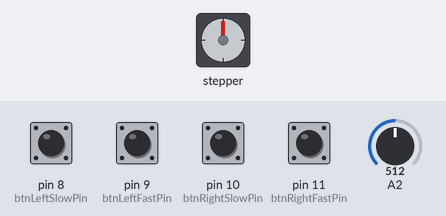
The sketch below on a simulated Arduino Uno, built with avr-gcc and run on an emulated ATmega328P. Shown: stepper motor. Wiring (inferred from the names in the program): stepper motor driver (200 steps per turn assumed): step pin 5; direction pin 4; enable pin 7. The inputs (shaded band) are chosen by the test bench; at power-on: pin 8 (btnLeftSlowPin), pin 9 (btnLeftFastPin), pin 10 (btnRightSlowPin), pin 11 (btnRightFastPin) HIGH, A2 = 512.

Above: at 1.2 s.
1.3 s: pin 8 (btnLeftSlowPin) pulled LOW for 1 s
At 2.8 s:
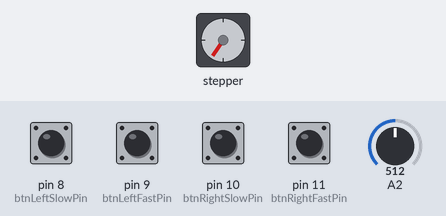
3.8 s: pin 9 (btnLeftFastPin) pulled LOW for 0.15 s
At 4.7 s:
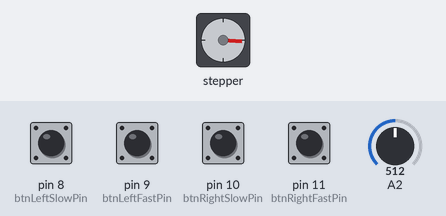
5.4 s: pin 10 (btnRightSlowPin) pulled LOW for 0.15 s
At 5.9 s:
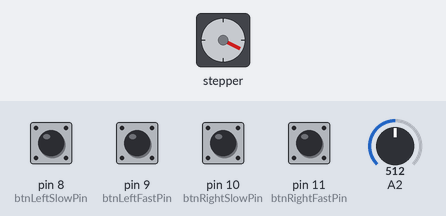
7.0 s: pin 11 (btnRightFastPin) pulled LOW for 1 s
At 8.4 s:
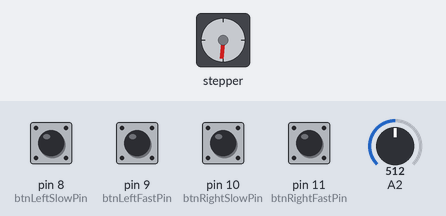
9.5 s: pin 8 (btnLeftSlowPin) pulled LOW for 0.15 s
At 10.2 s:
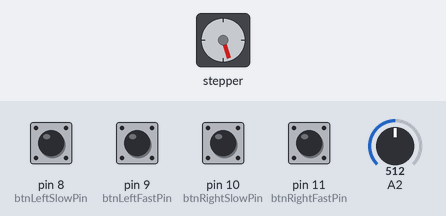
11.1 s: pin 11 (btnRightFastPin) pulled LOW for 0.15 s
At 12.6 s:
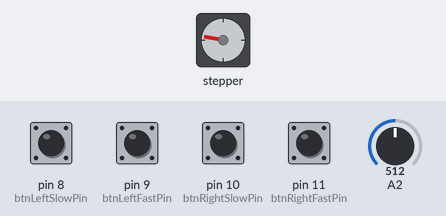
Timing chart, 0 to 13.7 s (numbered marks = the images above; inputs shaded):
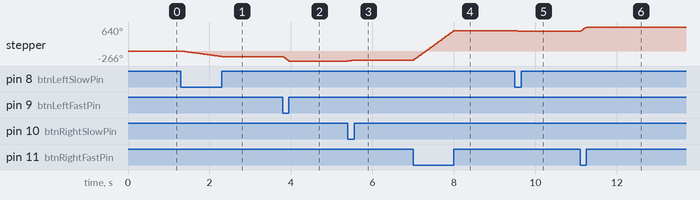

The sketch:

focuser.ino
```cpp
/**
 * Darren Long - Telescope Focuser
 */

#define DIR_PIN   4 // Direction
#define STEP_PIN  5 // Step
#define EN_PIN    7 //enable

void setup() {
  pinMode(EN_PIN, OUTPUT);
  pinMode(STEP_PIN, OUTPUT);
  pinMode(DIR_PIN, OUTPUT);

  pinMode(8, INPUT_PULLUP); // btnLeftSlowPin
  pinMode(9, INPUT_PULLUP); // btnLeftFastPin
  pinMode(10, INPUT_PULLUP); // btnRightSlowPin
  pinMode(11, INPUT_PULLUP); // btnRightFastPin

  digitalWrite(EN_PIN, LOW); //activate driver
  //digitalWrite(EN_PIN, HIGH); //disable driver
}

void loop() {

int iPot = round(map(analogRead(2), 0, 1023, 16000, 6000));

int btnLeftSlow = digitalRead(8);
int btnLeftFast = digitalRead(9);
int btnRightSlow = digitalRead(10);
int btnRightFast = digitalRead(11);

if (btnLeftSlow == LOW) {
  digitalWrite(DIR_PIN, LOW); // Direction
    digitalWrite(STEP_PIN, HIGH);
    delayMicroseconds(960);
    digitalWrite(STEP_PIN, LOW);
    delayMicroseconds(iPot); //16000
 }

if (btnRightSlow == LOW) {
  digitalWrite(DIR_PIN, HIGH); // Direction
    digitalWrite(STEP_PIN, HIGH);
    delayMicroseconds(960);
    digitalWrite(STEP_PIN, LOW);
    delayMicroseconds(iPot); //16000
 }

 if (btnLeftFast == LOW) {
  digitalWrite(DIR_PIN, LOW); // Direction
    digitalWrite(STEP_PIN, HIGH);
    delayMicroseconds(960);
    digitalWrite(STEP_PIN, LOW);
    delayMicroseconds(960);
 }

if (btnRightFast == LOW) {
  digitalWrite(DIR_PIN, HIGH); // Direction
    digitalWrite(STEP_PIN, HIGH);
    delayMicroseconds(960);
    digitalWrite(STEP_PIN, LOW);
    delayMicroseconds(960);
 }

 }
```

Measured:
- after the input at 1.3 s, stepper: turns 147° counter-clockwise in 1.0 s, starting at once
- after the input at 3.8 s, stepper: turns 119° counter-clockwise in 0.15 s, starting at once
- after the input at 5.4 s, stepper: turns 23° clockwise in 0.15 s, starting at once
- after the input at 7.0 s, stepper: turns 788° clockwise in 1.0 s, starting at once
- after the input at 9.5 s, stepper: turns 23° counter-clockwise in 0.15 s, starting at once
- after the input at 11.1 s, stepper: turns 118° clockwise in 0.15 s, starting at once
